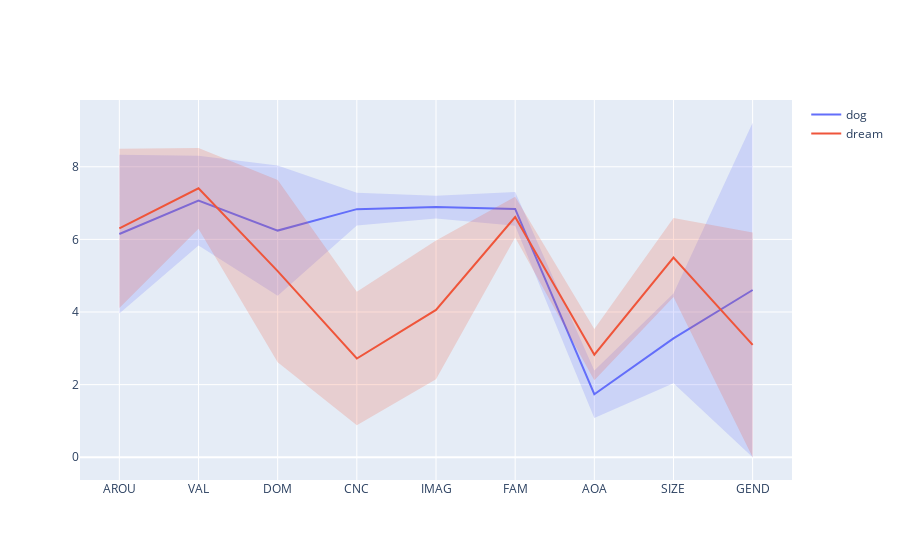

The code cell stored with this chart in its notebook:
### Code cell
viz_GlasgowR(words=['dog', 'dream'], dataframe=df)

### Figure 1 — Plotly figure (JSON) as saved in the notebook; plotly's stock layout.template omitted (floating-point values rounded to 4 significant figures)
{"data": [{"line": {"color": "#636EFA"}, "mode": "lines", "name": "dog", "showlegend": true, "type": "scatter", "x": [1, 2, 3, 4, 5, 6, 7, 8, 9], "y": [6.147, 7.067, 6.242, 6.833, 6.889, 6.84, 1.735, 3.273, 4.606]}, {"fill": "toself", "fillcolor": "rgba(99, 110, 250, 0.2)", "hoverinfo": "skip", "line": {"color": "rgba(255,255,255,0)"}, "showlegend": false, "type": "scatter", "x": [1, 2, 3, 4, 5, 6, 7, 8, 9, 9, 8, 7, 6, 5, 4, 3, 2, 1], "y": [8.332, 8.304, 8.035, 7.286, 7.203, 7.303, 2.391, 4.511, 9.212, 0, 2.035, 1.079, 6.377, 6.575, 6.38, 4.449, 5.83, 3.962]}, {"line": {"color": "#EF553B"}, "mode": "lines", "name": "dream", "showlegend": true, "type": "scatter", "x": [1, 2, 3, 4, 5, 6, 7, 8, 9], "y": [6.303, 7.406, 5.125, 2.719, 4.059, 6.615, 2.824, 5.5, 3.094]}, {"fill": "toself", "fillcolor": "rgba(239, 85, 59, 0.2)", "hoverinfo": "skip", "line": {"color": "rgba(255,255,255,0)"}, "showlegend": false, "type": "scatter", "x": [1, 2, 3, 4, 5, 6, 7, 8, 9, 9, 8, 7, 6, 5, 4, 3, 2, 1], "y": [8.498, 8.52, 7.634, 4.56, 5.968, 7.175, 3.53, 6.59, 6.188, 0, 4.41, 2.118, 6.055, 2.15, 0.878, 2.616, 6.292, 4.108]}], "layout": {"xaxis": {"tickmode": "array", "ticktext": ["AROU", "VAL", "DOM", "CNC", "IMAG", "FAM", "AOA", "SIZE", "GEND"], "tickvals": [1, 2, 3, 4, 5, 6, 7, 8, 9]}}}
